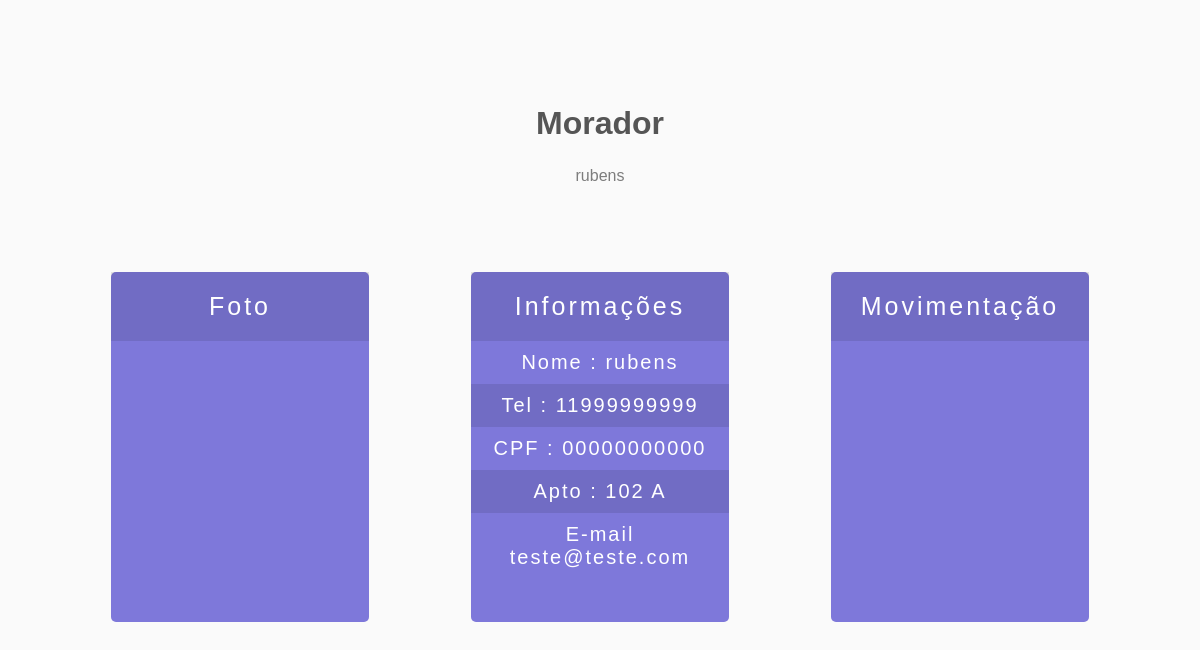
/morador/2/, run on the app's committed database.
### moradores/models.py (models this page shows)
class residente(models.Model):
	nome = models.ForeignKey(pessoa, null=True, on_delete=models.SET_NULL)
	apto = models.ForeignKey(apto, null=True, on_delete=models.SET_NULL)
	def __str__(self):
		return self.nome.nome

class pessoa(models.Model):
	nome = models.CharField(max_length=200, null=True)
	telefone = models.CharField(max_length=11, null=True)
	cpf = models.CharField(max_length=11, null=True)
	email = models.CharField(max_length=100, null=True)
	foto = models.ImageField(null=True, blank=True)
	def __str__(self):
		return self.nome

class apto(models.Model):
	apto = models.CharField(max_length=3, null=True)
	bloco = models.CharField(max_length=1, null=True)
	def __str__(self):
		return self.apto

### moradores/views.py (the view)
# urls.py: path('morador/<str:pk>/', views.morador),
def morador(request, pk):
	morador = residente.objects.get(id = pk)
	movimentacao = movimento.objects.filter(pessoa__nome = morador).values_list('entrada', flat=True)
	return render(request, 'morador.html', {'morador':morador, 'movimentacao':movimentacao})

### moradores/templates/morador.html (shortened to what this page needs)
{% load static %}
<link href="{% static "css/hello.css" %}" rel="stylesheet">
<section id="ic9ru" class="flex-sect">
  <div id="in10w" class="flex-title">Morador
    <br/>
  </div>
  <div class="container-width">
    <div id="izta9" class="flex-desc">{{morador.nome}}
      <br/>
    </div>
    <div class="cards" id="iphk">
      <div id="i34tah" class="price-card-cont">
        <div class="price-card pc-regular" id="ixkp4">
          <div id="iz9fpd" class="pc-title">Foto
            <br/>
          </div>
          <div id="i6d35n" class="pc-desc">
          </div>
        </div>
      </div>
      <div class="price-card-cont" id="ifxf2">
        <div class="price-card pc-regular" id="iljjr">
          <div class="pc-title" id="iyrzj">Informações
            <br/>
          </div>
          	<div id="ifh3zj" class="pc-feature">Nome : {{morador.nome}}</div>
			<div id="ifh3zj" class="pc-feature">Tel : {{morador.nome.telefone}}</div>
			<div id="ifh3zj" class="pc-feature">CPF : {{morador.nome.cpf}}</div>
			<div id="ifh3zj" class="pc-feature">Apto : {{morador.apto}} {{morador.apto.bloco}}</div>
			<div id="ifh3zj" class="pc-feature">E-mail {{morador.nome.email}}</div>
        </div>
      </div>
      <div class="price-card-cont" id="i6bzo">
        <div class="price-card pc-regular" id="iiu79">
          <div class="pc-title" id="iasfk">Movimentação</div>
            <br/>
        </div>
      </div>
    </div>
  </div>
</section>

### moradores/static/css/hello.css (style rules this page uses)
* { box-sizing: border-box; }
.container-width { width:90%; max-width:1150px; margin:0 auto; }
.flex-sect { background-color:#fafafa; padding:100px 0; font-family:Helvetica, serif; }
.flex-title { margin-bottom:15px; font-size:2em; text-align:center; font-weight:700; color:#555; padding:5px; }
.flex-desc { margin-bottom:55px; font-size:1em; color:rgba(0, 0, 0, 0.5); text-align:center; padding:5px; }
.cards { padding:20px 0; display:flex; justify-content:space-around; flex-flow:wrap; }
.price-card-cont { width:300px; padding:7px; float:left; }
.price-card { margin:0 auto; min-height:350px; background-color:#d983a6; border-radius:5px; font-weight:100; color:#fff; width:90%; }
.pc-title { font-weight:100; letter-spacing:3px; text-align:center; font-size:25px; background-color:rgba(0, 0, 0, 0.1); padding:20px; }
.pc-desc { padding:75px 0; text-align:center; }
.pc-feature { color:rgb(255, 255, 255); background-color:rgba(0, 0, 0, 0.1); letter-spacing:2px; font-size:20px; text-align:center; padding:10px 20px; }
.pc-feature:nth-of-type(2n) { background-color:transparent; }
.pc-regular { background-color:#7e78da; }

### data on the page
residente: nome "rubens", nome.telefone "11999999999", nome.cpf "00000000000", apto "102", apto.bloco "A", nome.email "teste@teste.com"
